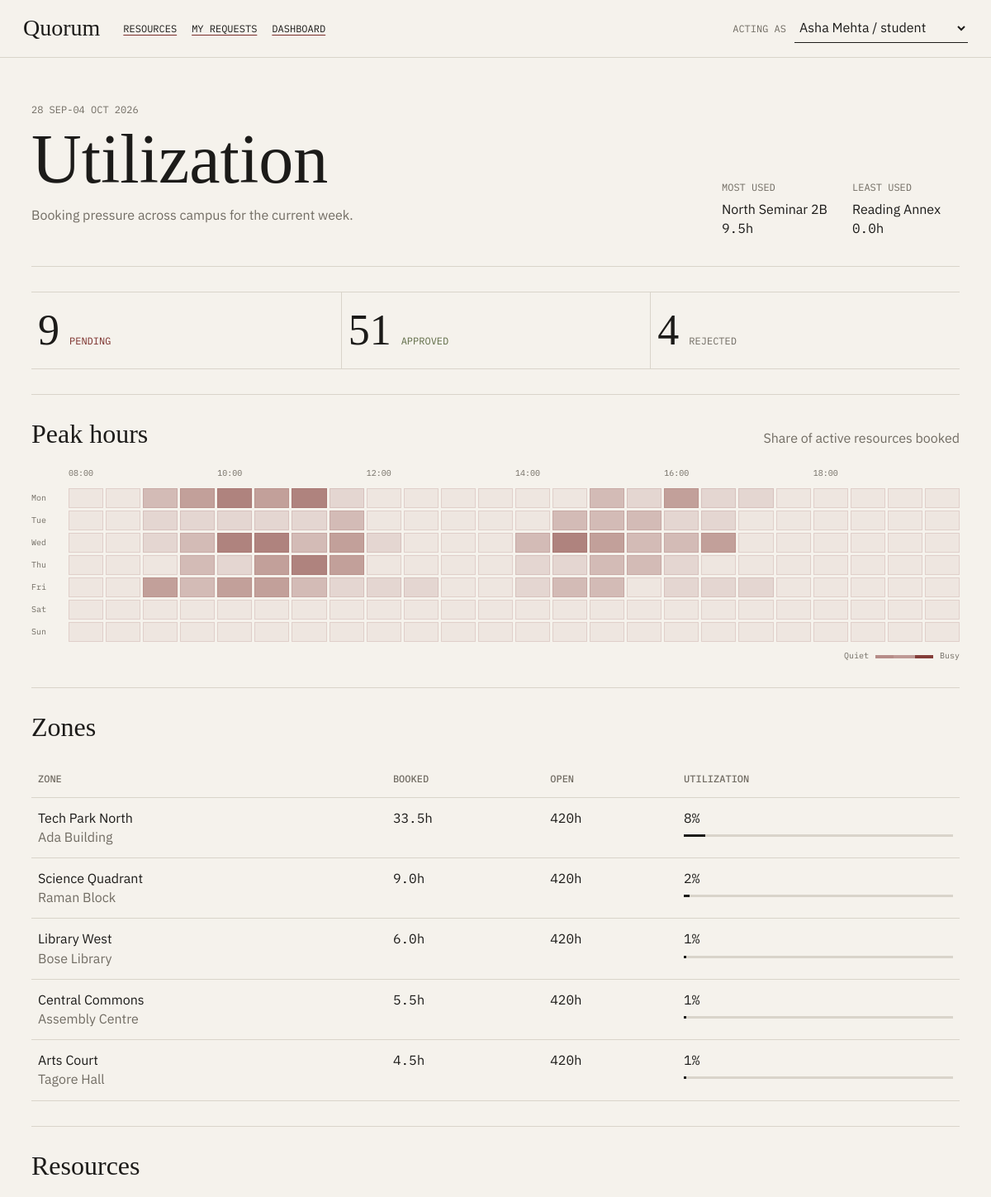
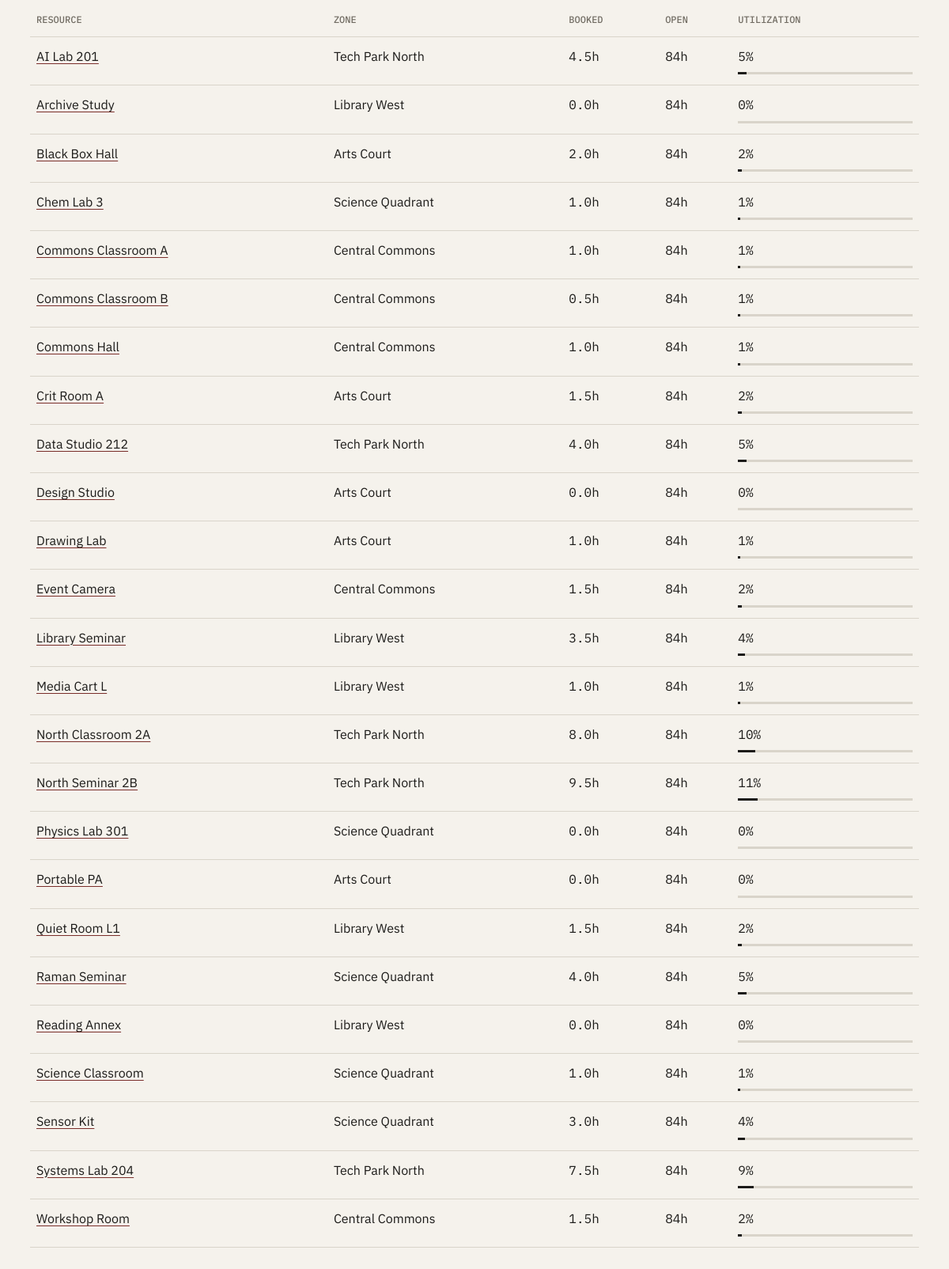
/dashboard, run on the app's committed database (2 pictures, top to bottom).
### app/models.py (models this page shows)
class Resource(Base):
    __tablename__ = "resources"
    id: Mapped[int] = mapped_column(Integer, primary_key=True)
    name: Mapped[str] = mapped_column(String(120), nullable=False)
    type: Mapped[str] = mapped_column(String(40), nullable=False)
    zone_id: Mapped[int] = mapped_column(ForeignKey("zones.id"), nullable=False)
    capacity: Mapped[int] = mapped_column(Integer, nullable=False)
    equipment: Mapped[list[str]] = mapped_column(JSON, nullable=False, default=list)
    requires_approval: Mapped[bool] = mapped_column(Boolean, nullable=False, default=False)
    status: Mapped[str] = mapped_column(String(30), nullable=False, default="active")
    open_time: Mapped[time] = mapped_column(Time, nullable=False)
    close_time: Mapped[time] = mapped_column(Time, nullable=False)
    zone: Mapped[Zone] = relationship(back_populates="resources")
    unavailability: Mapped[list["Unavailability"]] = relationship(
        back_populates="resource", cascade="all, delete-orphan"
    )
    requests: Mapped[list["Request"]] = relationship(back_populates="resource")

class Request(Base):
    __tablename__ = "requests"
    id: Mapped[int] = mapped_column(Integer, primary_key=True)
    user_id: Mapped[int] = mapped_column(ForeignKey("users.id"), nullable=False)
    resource_id: Mapped[int] = mapped_column(ForeignKey("resources.id"), nullable=False)
    start: Mapped[datetime] = mapped_column(DateTime, nullable=False)
    end: Mapped[datetime] = mapped_column(DateTime, nullable=False)
    attendees: Mapped[int] = mapped_column(Integer, nullable=False)
    purpose: Mapped[str] = mapped_column(Text, nullable=False)
    status: Mapped[str] = mapped_column(String(30), nullable=False)
    decided_by: Mapped[int | None] = mapped_column(ForeignKey("users.id"), nullable=True)
    decided_at: Mapped[datetime | None] = mapped_column(DateTime, nullable=True)
    rejection_note: Mapped[str | None] = mapped_column(Text, nullable=True)
    created_at: Mapped[datetime] = mapped_column(DateTime, default=datetime.utcnow, nullable=False)
    user: Mapped[User] = relationship(foreign_keys=[user_id])
    decider: Mapped[User | None] = relationship(foreign_keys=[decided_by])
    resource: Mapped[Resource] = relationship(back_populates="requests")
    slots: Mapped[list["BookingSlot"]] = relationship(
        back_populates="request", cascade="all, delete-orphan"
    )

class Zone(Base):
    __tablename__ = "zones"
    id: Mapped[int] = mapped_column(Integer, primary_key=True)
    name: Mapped[str] = mapped_column(String(120), nullable=False)
    building: Mapped[str] = mapped_column(String(120), nullable=False)
    floor: Mapped[str] = mapped_column(String(40), nullable=False)
    resources: Mapped[list["Resource"]] = relationship(back_populates="zone")

### app/main.py (the view)
@app.get("/dashboard")
def dashboard(web_request: WebRequest, db: Session = Depends(get_db)):
    return render(
        web_request,
        "dashboard.html",
        {"dashboard": current_week_dashboard(db)},
        db,
    )

### app/templates/dashboard.html (shortened to what this page needs)
{% extends "base.html" %}
{% block content %}
<section class="page-head split">
  <div>
    <p class="kicker">{{ dashboard.week_start.strftime("%d %b") }}-{{ dashboard.week_last_day.strftime("%d %b %Y") }}</p>
    <h1>Utilization</h1>
    <p>Booking pressure across campus for the current week.</p>
  </div>
  <dl class="usage-extremes">
    <div><dt>Most used</dt><dd>{{ dashboard.most_used.resource.name }}<br><span class="mono">{{ "%.1f"|format(dashboard.most_used.booked_hours) }}h</span></dd></div>
    <div><dt>Least used</dt><dd>{{ dashboard.least_used.resource.name }}<br><span class="mono">{{ "%.1f"|format(dashboard.least_used.booked_hours) }}h</span></dd></div>
  </dl>
</section>
<section class="metric-band" aria-label="Request status counts">
  {% for status in ["pending", "approved", "rejected"] %}
  <div><span class="metric-number">{{ dashboard.counts[status] }}</span><span class="status status-{{ status }}">{{ status }}</span></div>
  {% endfor %}
</section>
<section class="rule-section">
  <div class="split section-title"><h2>Peak hours</h2><p>Share of active resources booked</p></div>
  <div class="peak-grid" style="--slot-count: {{ dashboard.slot_labels|length }}">
    <div></div>
    {% for label in dashboard.slot_labels %}<div class="peak-time">{% if loop.index0 % 4 == 0 %}{{ label }}{% endif %}</div>{% endfor %}
    {% for row in dashboard.peak_rows %}
      <div class="peak-day">{{ row.day }}</div>
      {% for cell in row.cells %}
      <div class="peak-cell" style="--intensity: {{ cell.intensity }}" title="{{ cell.label }} / {{ cell.booked_count }} resources / {{ cell.percent }}%"></div>
      {% endfor %}
    {% endfor %}
  </div>
  <p class="grid-legend"><span>Quiet</span><span class="legend-scale" aria-hidden="true"></span><span>Busy</span></p>
</section>
<section class="rule-section">
  <h2>Zones</h2>
  <table>
    <thead><tr><th>Zone</th><th>Booked</th><th>Open</th><th>Utilization</th></tr></thead>
    <tbody>
      {% for item in dashboard.zone_rows %}
      <tr>
        <td>{{ item.zone.name }}<br><span class="muted">{{ item.zone.building }}</span></td>
        <td class="mono">{{ "%.1f"|format(item.booked_hours) }}h</td>
        <td class="mono">{{ "%.0f"|format(item.open_hours) }}h</td>
        <td class="utilization-cell"><span class="mono">{{ item.percent }}%</span><span class="load-track"><span style="width: {{ item.percent }}%"></span></span></td>
      </tr>
      {% endfor %}
    </tbody>
  </table>
</section>
<section class="rule-section">
  <h2>Resources</h2>
  <div class="table-scroll">
    <table>
      <thead><tr><th>Resource</th><th>Zone</th><th>Booked</th><th>Open</th><th>Utilization</th></tr></thead>
      <tbody>
        {% for item in dashboard.resource_rows %}
        <tr>
          <td><a href="/resources/{{ item.resource.id }}">{{ item.resource.name }}</a></td>
          <td>{{ item.resource.zone.name }}</td>
          <td class="mono">{{ "%.1f"|format(item.booked_hours) }}h</td>
          <td class="mono">{{ "%.0f"|format(item.open_hours) }}h</td>
          <td class="utilization-cell"><span class="mono">{{ item.percent }}%</span><span class="load-track"><span style="width: {{ item.percent }}%"></span></span></td>
        </tr>
        {% endfor %}
      </tbody>
    </table>
  </div>
</section>
{% endblock %}

### app/static/styles.css (style rules this page uses)
:root { --paper: #f5f2ec; --ink: #1c1b19; --rule: #d9d4ca; --accent: #7a2e2a; --olive: #5e6b45; --muted: #716c63; }
* { box-sizing: border-box; }
body { margin: 0; background: var(--paper); color: var(--ink); font-family: "IBM Plex Sans", Arial, sans-serif; line-height: 1.45; }
a { color: inherit; text-decoration-color: var(--accent); text-underline-offset: 3px; }
nav a, .switcher label, .status, .kicker, th { font-family: "IBM Plex Mono", Consolas, monospace; font-size: 12px; text-transform: uppercase; letter-spacing: 0; }
h1, h2 { font-family: "Instrument Serif", Georgia, serif; font-weight: 400; margin: 0; }
h1 { font-size: clamp(48px, 7vw, 92px); line-height: 0.95; }
h2 { font-size: 32px; margin-bottom: 18px; }
.page-head { border-bottom: 1px solid var(--rule); padding-bottom: 34px; margin-bottom: 30px; }
.page-head p { max-width: 700px; color: var(--muted); }
.split { display: flex; justify-content: space-between; gap: 30px; }
.rule-section { border-top: 1px solid var(--rule); padding-top: 24px; margin-top: 30px; }
table { width: 100%; border-collapse: collapse; }
th, td { border-bottom: 1px solid var(--rule); padding: 13px 8px; text-align: left; vertical-align: top; }
th { color: var(--muted); font-weight: 500; }
.mono, input[type="datetime-local"], input[type="time"], input[type="number"] { font-family: "IBM Plex Mono", Consolas, monospace; font-variant-numeric: tabular-nums; }
.status { color: var(--accent); }
.status-approved { color: var(--olive); }
.status-rejected, .status-cancelled { color: var(--muted); }
.muted { color: var(--muted); }
dt { color: var(--muted); font-family: "IBM Plex Mono", Consolas, monospace; font-size: 12px; text-transform: uppercase; }
dd { margin: 6px 0 0; }
.table-scroll { overflow-x: auto; }
.results-head p, .section-title p { color: var(--muted); margin: 0; }
.load-cell, .utilization-cell { min-width: 115px; }
.load-track { display: block; height: 3px; margin-top: 8px; width: 100%; background: var(--rule); }
.load-track span { display: block; height: 100%; background: var(--ink); }
.usage-extremes { display: grid; grid-template-columns: repeat(2, minmax(130px, 1fr)); gap: 28px; align-self: flex-end; margin: 0; }
.metric-band { display: grid; grid-template-columns: repeat(3, 1fr); border-top: 1px solid var(--rule); border-bottom: 1px solid var(--rule); }
.metric-band > div { display: flex; align-items: baseline; gap: 12px; padding: 20px 8px; }
.metric-band > div + div { border-left: 1px solid var(--rule); }
.metric-number { font-family: "Instrument Serif", Georgia, serif; font-size: 52px; line-height: 1; }
.section-title { align-items: baseline; }
.peak-grid { display: grid; grid-template-columns: 42px repeat(var(--slot-count), minmax(20px, 1fr)); gap: 3px; min-width: 760px; overflow: hidden; }
.peak-time, .peak-day, .grid-legend { color: var(--muted); font-family: "IBM Plex Mono", Consolas, monospace; font-size: 10px; }
.peak-time { height: 22px; white-space: nowrap; }
.peak-day { align-self: center; }
.peak-cell { height: 24px; background: rgba(122, 46, 42, var(--intensity)); border: 1px solid rgba(122, 46, 42, 0.12); }
.grid-legend { display: flex; align-items: center; justify-content: flex-end; gap: 8px; }
.legend-scale { position: relative; display: inline-block; width: 70px; height: 4px; border-left: 22px solid rgba(122, 46, 42, 0.12); border-right: 22px solid rgba(122, 46, 42, 0.85); background: rgba(122, 46, 42, 0.45); }

### data on the page
Resource: most_used.resource.name "North Seminar 2B", resource.name "North Seminar 2B"
Resource: least_used.resource.name "Reading Annex", resource.name "Reading Annex"
Request: id "51", status "APPROVED"
Request: user "4", status "REJECTED"
Zone: zone.name "Tech Park North", zone.building "Ada Building", resource.zone.name "Tech Park North" "Tech Park North" "Tech Park North" "Tech Park North" "Tech Park North"
Zone: zone.name "Science Quadrant", zone.building "Raman Block", resource.zone.name "Science Quadrant" "Science Quadrant" "Science Quadrant" "Science Quadrant" "Science Quadrant"
Zone: zone.name "Library West", zone.building "Bose Library", resource.zone.name "Library West" "Library West" "Library West" "Library West" "Library West"
Zone: zone.name "Central Commons", zone.building "Assembly Centre", resource.zone.name "Central Commons" "Central Commons" "Central Commons" "Central Commons" "Central Commons"
Zone: zone.name "Arts Court", zone.building "Tagore Hall", resource.zone.name "Arts Court" "Arts Court" "Arts Court" "Arts Court" "Arts Court"
Resource: resource.name "AI Lab 201"
Resource: resource.name "Archive Study"
Resource: resource.name "Black Box Hall"
Resource: resource.name "Chem Lab 3"
Resource: resource.name "Commons Classroom A"
Resource: resource.name "Commons Classroom B"
Resource: resource.name "Commons Hall"
Resource: resource.name "Crit Room A"
Resource: resource.name "Data Studio 212"
Resource: resource.name "Design Studio"
Resource: resource.name "Drawing Lab"
Resource: resource.name "Event Camera"
Resource: resource.name "Library Seminar"
Resource: resource.name "Media Cart L"
Resource: resource.name "North Classroom 2A"
Resource: resource.name "Physics Lab 301"
Resource: resource.name "Portable PA"
Resource: resource.name "Quiet Room L1"
Resource: resource.name "Raman Seminar"
Resource: resource.name "Science Classroom"
Resource: resource.name "Sensor Kit"
Resource: resource.name "Systems Lab 204"
Resource: resource.name "Workshop Room"

### other printed values
{{ dashboard.week_start.strftime("%d %b") }} "28 SEP"
{{ dashboard.week_last_day.strftime("%d %b %Y") }} "04 OCT 2026"
{{ "%.1f"|format(dashboard.most_used.booked_hours) }} "9.5"
{{ "%.1f"|format(dashboard.least_used.booked_hours) }} "0.0"
{{ dashboard.counts[status] }} "9"
{{ status }} "PENDING"
{{ label }} "08:00" "10:00" "12:00" "14:00" "16:00" "18:00"
{{ row.day }} "Mon" "Tue" "Wed" "Thu" "Fri" "Sat" "Sun"
{{ "%.1f"|format(item.booked_hours) }} "33.5" "9.0" "6.0" "5.5" "4.5"
{{ "%.0f"|format(item.open_hours) }} "420" "420" "420" "420" "420"
{{ item.percent }} "8" "2" "1" "1" "1"
{{ "%.1f"|format(item.booked_hours) }} "4.5" "0.0" "2.0" "1.0" "1.0" "0.5" "1.0" "1.5" "4.0" "0.0" "1.0" "1.5" "3.5" "1.0" "8.0" "9.5" "0.0" "0.0" "1.5" "4.0" "0.0" "1.0" "3.0" "7.5" "1.5"
{{ "%.0f"|format(item.open_hours) }} "84" "84" "84" "84" "84" "84" "84" "84" "84" "84" "84" "84" "84" "84" "84" "84" "84" "84" "84" "84" "84" "84" "84" "84" "84"
{{ item.percent }} "5" "0" "2" "1" "1" "1" "1" "2" "5" "0" "1" "2" "4" "1" "10" "11" "0" "0" "2" "5" "0" "1" "4" "9" "2"
form field user_id "Asha Mehta / student"
